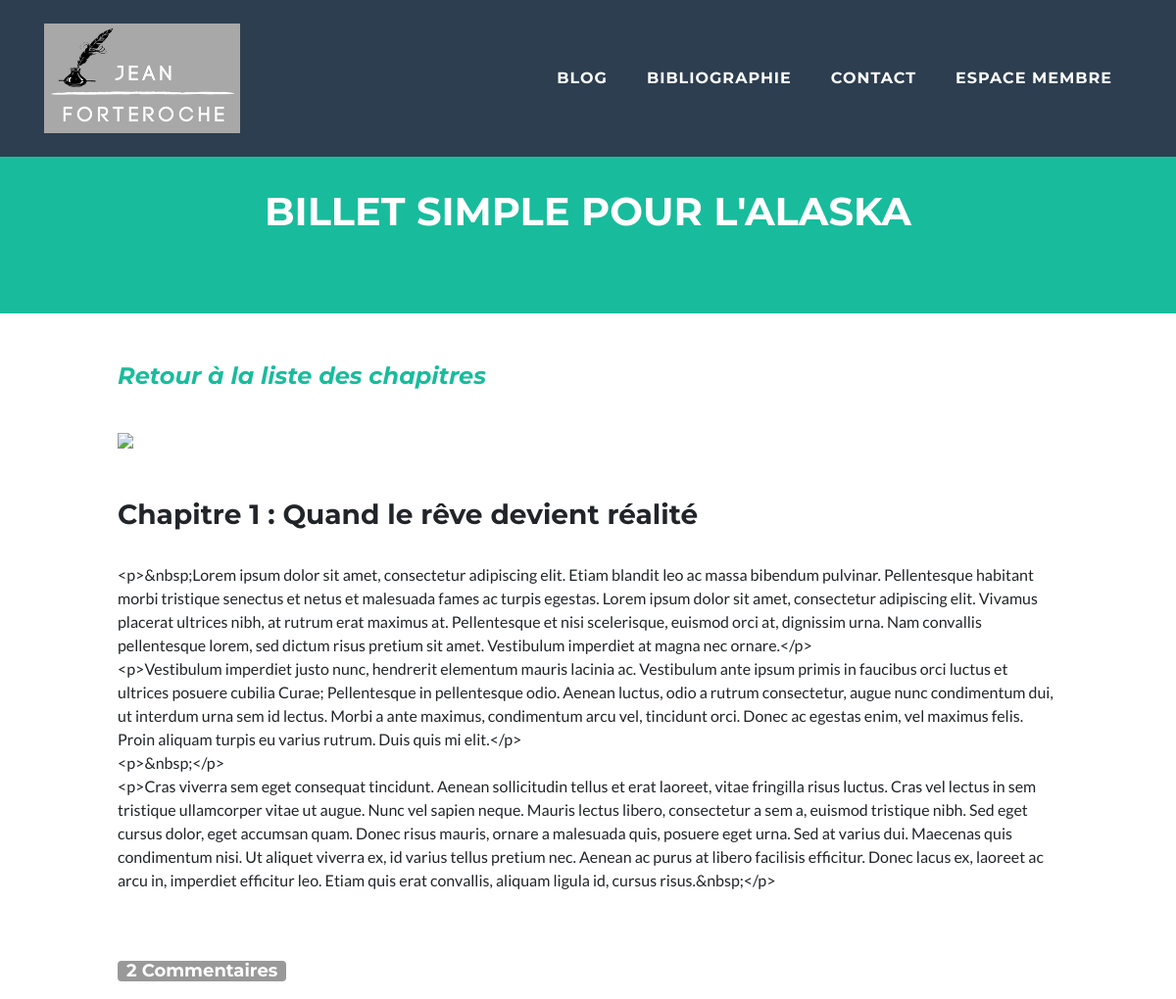
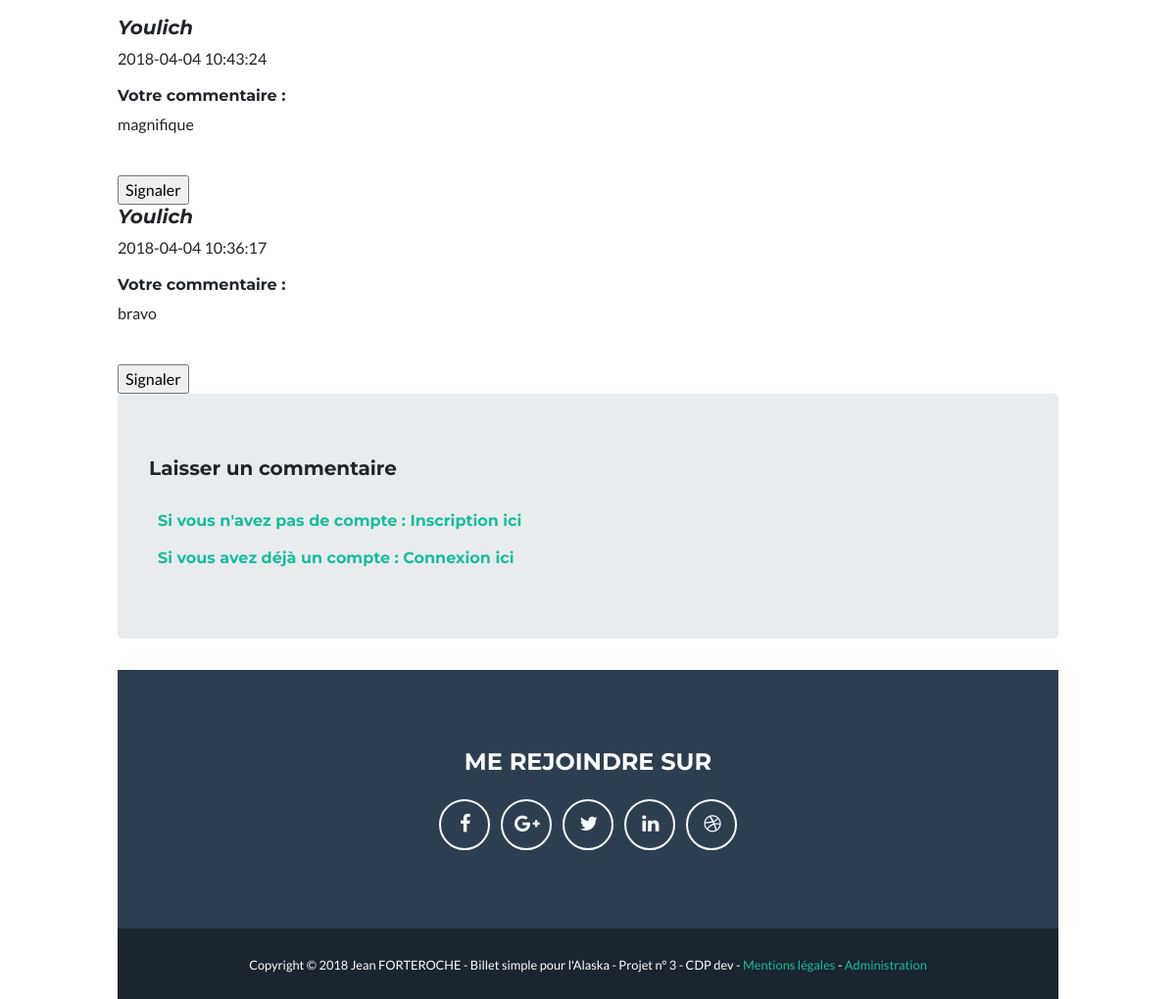
The page /index.php?action=chapter&id=1 on the database its author committed (2 pictures, top to bottom).
### tables this page shows
CREATE TABLE IF NOT EXISTS `chapters` (
  `id` int(11) NOT NULL AUTO_INCREMENT,
  `chapterDate` date DEFAULT NULL,
  `title` varchar(255) DEFAULT NULL,
  `content` text,
  `resum` text,
  `image` varchar(1000) DEFAULT NULL,
  `nbcomms` int(11) DEFAULT NULL,
  `bookId` int(11) DEFAULT NULL,
  PRIMARY KEY (`id`)
);

CREATE TABLE IF NOT EXISTS `comments` (
  `id` int(11) NOT NULL AUTO_INCREMENT,
  `comment` text NOT NULL,
  `commentDate` datetime NOT NULL,
  `chapterId` int(11) NOT NULL,
  `membreId` int(11) NOT NULL,
  `membrePseudo` varchar(255) NOT NULL,
  `statut` enum('En attente','Valide','Refus','Alerte') NOT NULL,
  PRIMARY KEY (`id`)
);

### controler/Frontend.php (called while the page is built, shortened)
<?php
require_once('Autoload.php');
Class Frontend
{
    public function chapter ()
    {
        $postManager = new ChapterManager();
        $commentManager = new CommentManager();
        $chapter = $postManager->getChapter($_GET['id']);
        $comments = $commentManager->getCommentsChapter($_GET['id']);
        $nbComms = $commentManager->CountCommentsChapter($_GET['id']);
        require('view/frontend/ChapterView.php');
    }
}

### index.php (called while the page is built, shortened)
<?php
require_once("controler/Autoload.php");
$router = new \router\Router();
$router->diriger();

### model/ChapterManager.php (called while the page is built, shortened)
<?php
class ChapterManager extends DbConnect
{
    public function getChapter ($chapterId)
    {
        $db = $this->dbConnect();
        $req = $db->prepare('SELECT id, title, resum, bookId, content, image,  DATE_FORMAT(chapterDate, \'%d/%m/%Y / %HH%imin\') AS chapterDatefr FROM chapters WHERE id = ?');
        $req->execute(array($chapterId));
        while ($data = $req->fetch()) {
            $chapterselect = new Chapter();
            $chapterselect->hydrate($data);
        }
        return $chapterselect;
    }
}

### controler/Autoload.php (called while the page is built, shortened)
<?php
class Autoload
{
    static function chargerClass($class)
    {
        $file = str_replace('\\','/',$class);
        $file = ltrim($file,'/');
    }
}

### entity/Chapter.php (called while the page is built, shortened)
<?php
class Chapter
{
    private $id;
    private $title;
    private $content;
    private $image;
    public function hydrate(array $donnees)
    {
        foreach ($donnees as $key => $value)
        {
            $method = 'set'.ucfirst($key);
        }
    }
    public function getId()
    {
        return $this->id;
    }
    public function setId($id)
    {
        $this->id = $id;
    }
    public function getTitle()
    {
        return $this->title;
    }
    public function setTitle($title)
    {
        $this->title = $title;
    }
    public function getContent()
    {
        return $this->content;
    }
    public function setContent($content)
    {
        $this->content = $content;
    }
    public function getImage()
    {
        return $this->image;
    }
    public function setImage($image)
    {
        $this->image = $image;
    }
}

### model/CommentManager.php (called while the page is built, shortened)
<?php
class CommentManager extends DbConnect
{
    public function getCommentsChapter ($chapterId)
    {
        $comments = array();
        $db = $this->dbConnect();
        $req = $db->prepare('SELECT * FROM comments WHERE chapterId = ? ORDER BY commentDate DESC');
        $req->execute(array($chapterId));
        while ($data = $req->fetch()) {
            $comment = new Comment();
            $comment->hydrate($data);
            $comments[] = $comment;
        }
        return $comments;
    }
    public function CountCommentsChapter($chapterId)
    {
        $pdo = $this->dbConnect();
        $PDOStatement = $pdo->prepare('SELECT COUNT(*) as total FROM comments WHERE chapterId = ?');
        $PDOStatement->execute(array($chapterId));
        $data = $PDOStatement->fetch();
        return $count = $data['total'];
    }
}

### entity/Comment.php (called while the page is built, shortened)
<?php
class Comment
{
    private $comment;
    private $commentDate;
    private $membrePseudo;
    public function hydrate(array $donnees)
    {
        foreach ($donnees as $key => $value)
        {
            $method = 'set'.ucfirst($key);
        }
    }
    public function getComment ()
    {
        return $this->comment;
    }
    public function setComment ($comment)
    {
        $this->comment = $comment;
    }
    public function getCommentDate()
    {
        return $this->commentDate;
    }
    public function setCommentDate ($commentDate)
    {
        $this->commentDate = $commentDate;
    }
    public function getMembrePseudo()
    {
        return $this->membrePseudo;
    }
    public function setMembrePseudo ($membrePseudo)
    {
        $this->membrePseudo = $membrePseudo;
    }
}

### view/frontend/ChapterView.php (the view, shortened to what this page needs)
<h4><em><a href="index.php?action=listChapters">Retour à la liste des chapitres</a></em></h4>
<div class="post">
    <p>
        <img src="public/images/<?php echo $chapter->getImage();?>" />
    </p>
    <h3><br>
        <?= htmlspecialchars($chapter->getTitle()) ?>
    </h3><br>
    <p>
        <?= nl2br(htmlspecialchars($chapter->getContent())) ?>
    </p>
</div>
<br><br>
<h4 id="nbcomments" ><span class="badge"><?= $nbComms ?> Commentaires</span></h4>
<br/>
<?php foreach ($comments as $comment)
{ ?>
        <h5><em><?= htmlspecialchars($comment->getMembrePseudo()) ?></em></h5>
        <?php echo $comment->getCommentDate() ?>
        <br>
        <p><h6>Votre commentaire : </h6><?= nl2br(htmlspecialchars($comment->getComment())) ?></p>
        <br/>
    <a href="index.php?action=signaled&amp;id=<?php echo $chapter->getId() ?>"><input type="button" value="Signaler"></a>
    <?php
} ?>
<div class="jumbotron">
    <h5>Laisser un commentaire</h5>
    <br>
    <?php if (isset($_SESSION['id'])) {?>
    <form action="index.php?action=addComment&amp;id=<?= $chapter->getId() ?>" method="post">
        <div>
            <?php
            echo $_SESSION['pseudo']; ?>
        </div>
        <div>
            <label for="comment">Commentaire</label><br />
            <textarea id="comment" name="comment"></textarea>
        </div>
        <div>
            <input type="submit" value="Envoyer" />
        </div>
    </form>
</div>
    <div> <?php if (isset($_SESSION['error'])){ ?>
        <div class="alert alert-danger">
            <?php echo $_SESSION['error'];} ?></div>
        <?php unset($_SESSION['error']);?>
        <?php if (isset($_SESSION['success'])){?>
        <div class="alert alert-success">
            <?php echo $_SESSION['success'];} ?></div>
    </div>
<?php } else {?>
    <h6><a href="index.php?action=inscripMembre" class="info"> Si vous n'avez pas de compte : Inscription ici </a><br/><br/>
        <a href="index.php?action=connectMembre" class="info"> Si vous avez déjà un compte : Connexion ici</a></br></h6>
<?php }?>
<?php require('templateBlog.php'); ?>

### public/css/style.css (style rules this page uses)
.info { padding-left: 1%; color : #18bc9c; }
.post { clear: both; padding-top: 3%; }
.badge { padding: 1px 9px 2px; font-weight: bold; white-space: nowrap; color: #ffffff; background-color: #999999; }

### rows shown on the page
chapters: title "Chapitre 1 : Quand le rêve devient réalité", content "<p>&nbsp;Lorem ipsum dolor sit amet, consectetur adipiscing elit. Etiam blandit leo ac massa bibendum pulvinar. Pellentesque habitant morbi tristique senectus et netus et malesuada fames ac turpis egestas. Lorem ipsum dolor sit amet, consectetur adipiscing elit. Vivamus placerat ultrices nibh, at rutrum erat maximus at. Pellentesque et nisi scelerisque, euismod orci at, dignissim urna. Nam convallis pellentesque lorem, sed dictum risus pretium sit amet. Vestibulum imperdiet at magna nec ornare.</p> <p>Vestibulum imperdiet justo nunc, hendrerit elementum mauris lacinia ac. Vestibulum ante ipsum primis in faucibus orci luctus et ultrices posuere cubilia Curae; Pellentesque in pellentesque…"
comments: membrePseudo "Youlich", commentDate "2018-04-04 10:43:24", comment "magnifique"
comments: membrePseudo "Youlich", commentDate "2018-04-04 10:36:17", comment "bravo"

### other values the page prints
$nbComms "2"
